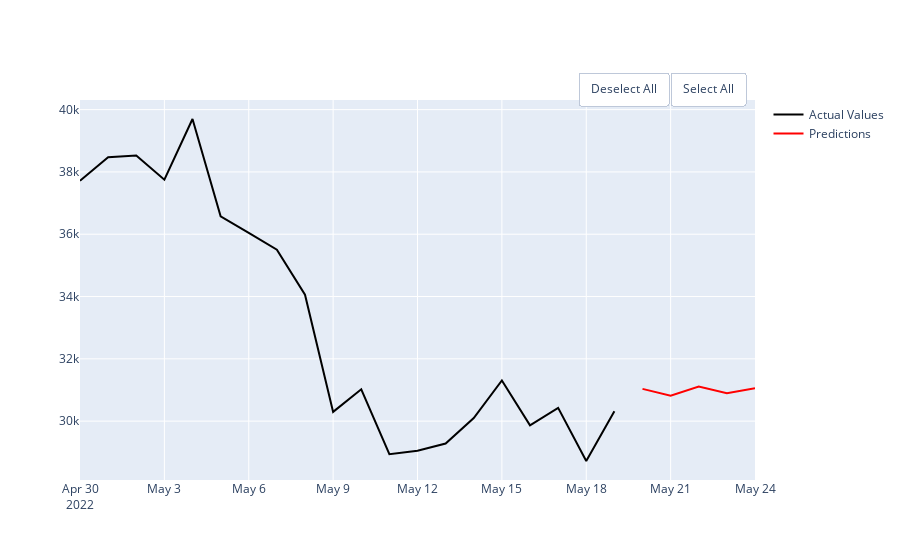

Notebook code cell kept with this figure:
### Code cell
predictions(df_coin, rf_final, 5, 20, 'Close')

### Figure 1 — Plotly figure (JSON) as saved in the notebook; plotly's stock layout.template omitted (floating-point values rounded to 4 significant figures)
{"data": [{"line": {"color": "black"}, "mode": "lines", "name": "Actual Values", "type": "scatter", "x": ["2022-04-30T00:00:00", "2022-05-01T00:00:00", "2022-05-02T00:00:00", "2022-05-03T00:00:00", "2022-05-04T00:00:00", "2022-05-05T00:00:00", "2022-05-06T00:00:00", "2022-05-07T00:00:00", "2022-05-08T00:00:00", "2022-05-09T00:00:00", "2022-05-10T00:00:00", "2022-05-11T00:00:00", "2022-05-12T00:00:00", "2022-05-13T00:00:00", "2022-05-14T00:00:00", "2022-05-15T00:00:00", "2022-05-16T00:00:00", "2022-05-17T00:00:00", "2022-05-18T00:00:00", "2022-05-19T00:00:00"], "y": [37710.0, 38470.0, 38530.0, 37750.0, 39700.0, 36580.0, 36040.0, 35500.0, 34060.0, 30300.0, 31020.0, 28940.0, 29050.0, 29280.0, 30100.0, 31310.0, 29860.0, 30430.0, 28720.0, 30310.0]}, {"line": {"color": "red"}, "mode": "lines", "name": "Predictions", "type": "scatter", "x": ["2022-05-20T00:00:00", "2022-05-21T00:00:00", "2022-05-22T00:00:00", "2022-05-23T00:00:00", "2022-05-24T00:00:00"], "y": [31040.0, 30820.0, 31110.0, 30890.0, 31060.0]}], "layout": {"updatemenus": [{"buttons": [{"args": ["visible", "legendonly"], "label": "Deselect All", "method": "restyle"}, {"args": ["visible", true], "label": "Select All", "method": "restyle"}], "direction": "left", "pad": {"r": 10, "t": 10}, "showactive": false, "type": "buttons", "x": 1, "xanchor": "right", "y": 1.1, "yanchor": "top"}]}}
